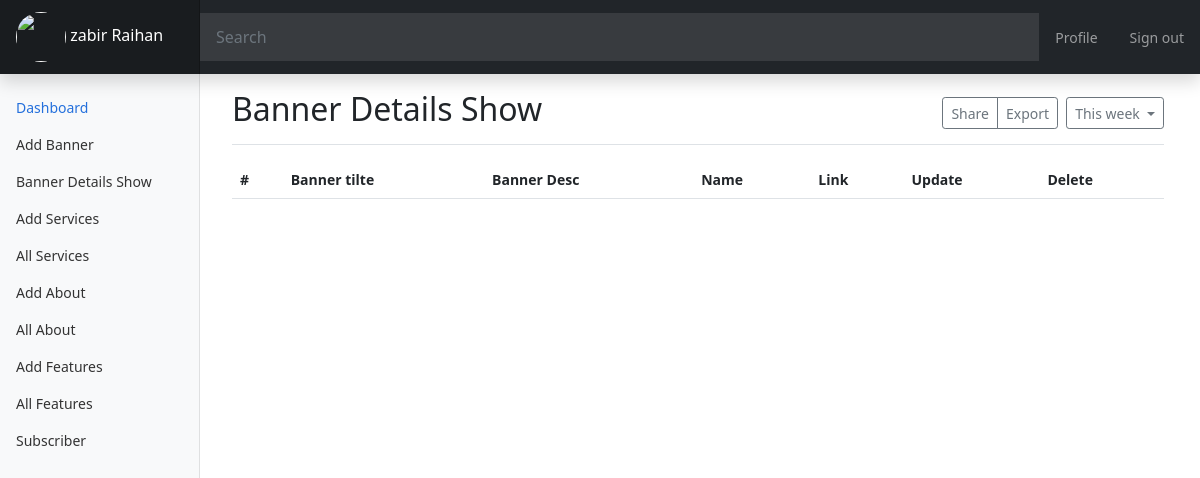
Page /dashboard/BannerShow.php (signed in) on the earlier database version.
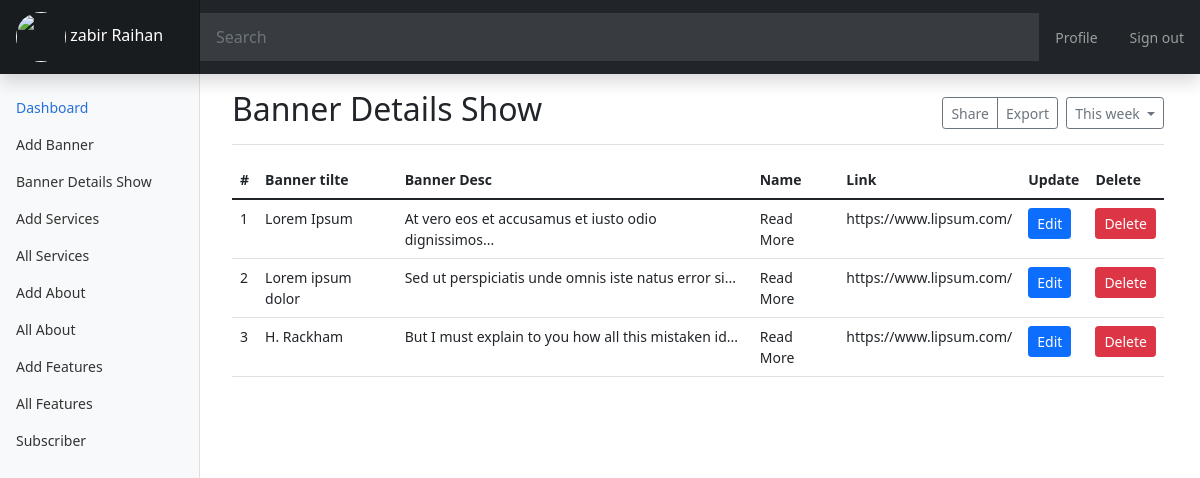
Same page on the later database version.
### tables this page shows
CREATE TABLE `banner` (
  `id` int(11) NOT NULL,
  `tittle` varchar(256) NOT NULL,
  `details` longtext NOT NULL,
  `ButtonName` varchar(256) NOT NULL,
  `ButtonLink` varchar(256) NOT NULL
);

### dashboard/BannerShow.php (the view, shortened to what this page needs)
<?php
include "./inc/Header.php";
include_once "./inc/SideMenu.php";
include_once "../inc/env.php";
$select = "SELECT * FROM banner";
$query = mysqli_query($conn, $select);
$fetch = mysqli_fetch_all($query, 1);
?>
<main class="col-md-9 ms-sm-auto col-lg-10 px-md-4">
    <div class="d-flex justify-content-between flex-wrap flex-md-nowrap align-items-center pt-3 pb-2 mb-3 border-bottom">
        <h1 class="h2">Banner Details Show</h1>
        <div class="btn-toolbar mb-2 mb-md-0">
            <div class="btn-group me-2">
                <button type="button" class="btn btn-sm btn-outline-secondary">
                    Share
                </button>
                <button type="button" class="btn btn-sm btn-outline-secondary">
                    Export
                </button>
            </div>
            <button type="button" class="btn btn-sm btn-outline-secondary dropdown-toggle">
                This week
            </button>
        </div>
    </div>
    <table class="table">
        <thead>
            <tr>
                <th scope="col">#</th>
                <th scope="col">Banner tilte</th>
                <th scope="col">Banner Desc</th>
                <th scope="col">Name</th>
                <th scope="col">Link</th>
                <th scope="col">Update</th>
                <th scope="col">Delete</th>
            </tr>
        </thead>
        <tbody>
            <?php
            foreach ($fetch as $item => $data) {
            ?>
                <tr>
                    <td><?=++$item?></td>
                    <td><?=$data['tittle']?></td>
                    <td>
                    <?php
                        if(strlen($data['details']) > 80){
                           echo substr($data['details'],0,50) . "...";
                        }else{
                            echo $data['details'];
                        }
                    ?>
                </td>
                    <td><?=$data['ButtonName']?></td>
                    <td><?=$data['ButtonLink']?></td>
                    <td><a href="./BannerEdit.php?id=<?=$data['id']?>" class="btn btn-primary btn-sm">Edit</a></td>
                    <td><a href="./controller/BannerDelete.php?id=<?=$data['id']?>" class="btn btn-danger btn-sm">Delete</a></td>
                </tr>
            <?php
            }
            ?>
        </tbody>
    </table>
        <?php
        require_once "./inc/footer.php";
        ?>

Differences in the rows shown:
added banner: tittle "Lorem Ipsum", details "At vero eos et accusamus et iusto odio dignissimos", ButtonName "Read More", ButtonLink "https://www.lipsum.com/"
added banner: tittle "Lorem ipsum dolor", details "Sed ut perspiciatis unde omnis iste natus error si", ButtonName "Read More", ButtonLink "https://www.lipsum.com/"
added banner: tittle "H. Rackham", details "But I must explain to you how all this mistaken id", ButtonName "Read More", ButtonLink "https://www.lipsum.com/"
